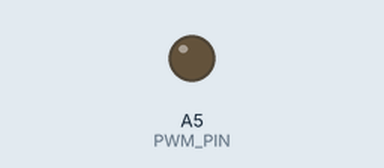
A sketch run on a simulated Arduino Uno, built with avr-gcc and run on an emulated ATmega328P. On the bench: output pins drawn as LEDs (lit = HIGH).

Above: at 0.6 s.
At 2.5 s:
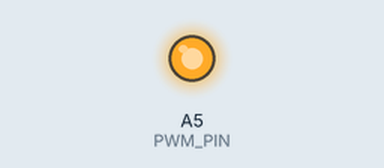
Timing chart, 0 to 6.7 s (numbered marks = the images above):
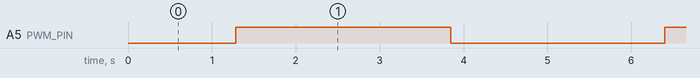

The sketch:

arduino_uno_r4_pwm1.ino
```cpp
#define PWM_PIN A5
void setup() {
  pinMode(PWM_PIN, OUTPUT);
}

void loop() {
  for (int i=0; i<=255; ++i)
  {
    analogWrite(PWM_PIN, i);
    delay(10);
  }
  for (int i=255; i>-0; --i)
  {
    analogWrite(PWM_PIN, i);
    delay(10);
  }
}
```

Measured:
- by itself, A5 (PWM_PIN): alternates HIGH for 2.6 s and LOW for 2.6 s
